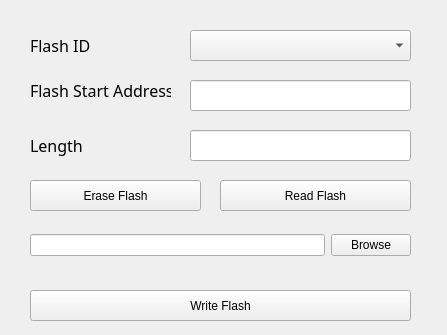
<?xml version="1.0" encoding="UTF-8"?>
<ui version="4.0">
 <class>flash_operation</class>
 <widget class="QWidget" name="flash_operation">
  <property name="geometry">
   <rect>
    <x>0</x>
    <y>0</y>
    <width>447</width>
    <height>335</height>
   </rect>
  </property>
  <property name="windowTitle">
   <string>Form</string>
  </property>
  <widget class="QLabel" name="label">
   <property name="geometry">
    <rect>
     <x>30</x>
     <y>30</y>
     <width>71</width>
     <height>31</height>
    </rect>
   </property>
   <property name="font">
    <font>
     <family>Agency FB</family>
     <pointsize>12</pointsize>
    </font>
   </property>
   <property name="text">
    <string>Flash ID</string>
   </property>
  </widget>
  <widget class="QLabel" name="label_2">
   <property name="geometry">
    <rect>
     <x>30</x>
     <y>80</y>
     <width>141</width>
     <height>21</height>
    </rect>
   </property>
   <property name="font">
    <font>
     <family>Agency FB</family>
     <pointsize>12</pointsize>
    </font>
   </property>
   <property name="text">
    <string>Flash Start Address</string>
   </property>
  </widget>
  <widget class="QLabel" name="label_3">
   <property name="geometry">
    <rect>
     <x>30</x>
     <y>130</y>
     <width>71</width>
     <height>31</height>
    </rect>
   </property>
   <property name="font">
    <font>
     <family>Agency FB</family>
     <pointsize>12</pointsize>
    </font>
   </property>
   <property name="text">
    <string>Length</string>
   </property>
  </widget>
  <widget class="QComboBox" name="comboBox">
   <property name="geometry">
    <rect>
     <x>190</x>
     <y>30</y>
     <width>221</width>
     <height>31</height>
    </rect>
   </property>
  </widget>
  <widget class="QLineEdit" name="lineEdit_address">
   <property name="geometry">
    <rect>
     <x>190</x>
     <y>80</y>
     <width>221</width>
     <height>31</height>
    </rect>
   </property>
  </widget>
  <widget class="QLineEdit" name="lineEdit_length">
   <property name="geometry">
    <rect>
     <x>190</x>
     <y>130</y>
     <width>221</width>
     <height>31</height>
    </rect>
   </property>
  </widget>
  <widget class="QWidget" name="horizontalLayoutWidget">
   <property name="geometry">
    <rect>
     <x>30</x>
     <y>220</y>
     <width>381</width>
     <height>51</height>
    </rect>
   </property>
   <layout class="QHBoxLayout" name="horizontalLayout">
    <item>
     <widget class="QLineEdit" name="lineEdit_file"/>
    </item>
    <item>
     <widget class="QPushButton" name="pushButton_browse">
      <property name="text">
       <string>Browse</string>
      </property>
     </widget>
    </item>
   </layout>
  </widget>
  <widget class="QPushButton" name="pushButton_erase">
   <property name="geometry">
    <rect>
     <x>30</x>
     <y>180</y>
     <width>171</width>
     <height>31</height>
    </rect>
   </property>
   <property name="text">
    <string>Erase Flash</string>
   </property>
  </widget>
  <widget class="QPushButton" name="pushButton_read">
   <property name="geometry">
    <rect>
     <x>220</x>
     <y>180</y>
     <width>191</width>
     <height>31</height>
    </rect>
   </property>
   <property name="text">
    <string>Read Flash</string>
   </property>
  </widget>
  <widget class="QPushButton" name="pushButton_write">
   <property name="geometry">
    <rect>
     <x>30</x>
     <y>290</y>
     <width>381</width>
     <height>31</height>
    </rect>
   </property>
   <property name="text">
    <string>Write Flash</string>
   </property>
  </widget>
 </widget>
 <resources/>
 <connections/>
</ui>
